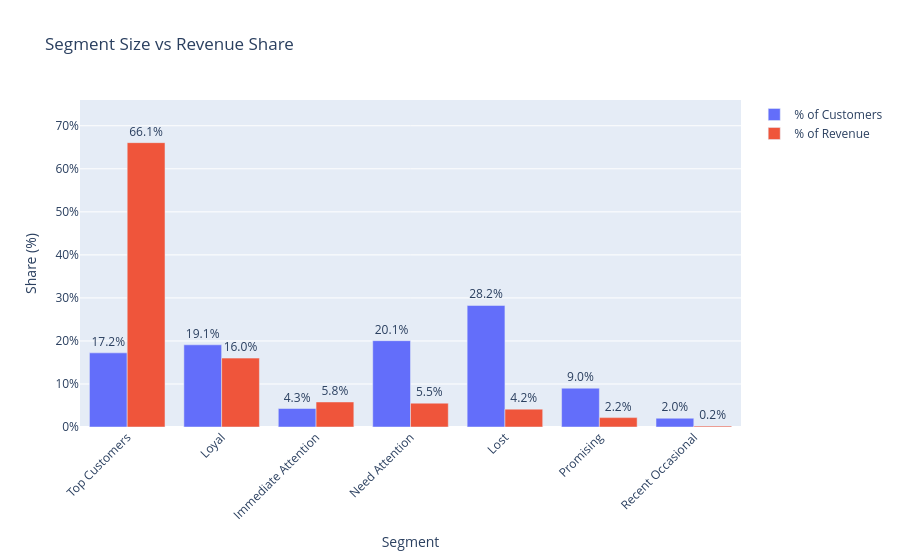

Here is the notebook cell this chart was saved with:
### Code cell
metric_labels = {
    "pct_of_customers": "% of Customers",
    "pct_of_revenue": "% of Revenue",
}
business_summary_melt["metric"] = business_summary_melt["metric"].map(metric_labels)

fig = px.bar(
    business_summary_melt,
    x="segment",
    y="percentage",
    color="metric",
    barmode="group",
    category_orders={"segment": business_summary_sorted["segment"].tolist()},
    labels={
        "segment": "Segment",
        "percentage": "Share (%)",
        "metric": "Metric",
    },
    title="Segment Size vs Revenue Share",
)
max_val = business_summary_melt["percentage"].max()
fig.update_traces(texttemplate="%{y:.1f}%", textposition="outside")
fig.update_layout(
    xaxis_tickangle=-45,
    legend_title_text="",
    yaxis_ticksuffix="%",
    yaxis_range=[0, max_val * 1.15],
    uniformtext_minsize=8,
    uniformtext_mode="hide",
)

fig.show()

### Figure 1 — Plotly figure (JSON) as saved in the notebook; plotly's stock layout.template omitted (floating-point values rounded to 4 significant figures)
{"data": [{"alignmentgroup": "True", "hovertemplate": "Metric=% of Customers<br>Segment=%{x}<br>Share (%)=%{y}<extra></extra>", "legendgroup": "% of Customers", "marker": {"color": "#636efa", "pattern": {"shape": ""}}, "name": "% of Customers", "offsetgroup": "% of Customers", "orientation": "v", "showlegend": true, "textposition": "outside", "texttemplate": "%{y:.1f}%", "type": "bar", "x": ["Top Customers", "Loyal", "Immediate Attention", "Need Attention", "Lost", "Promising", "Recent Occasional"], "xaxis": "x", "y": [17.23, 19.1, 4.3, 20.06, 28.24, 9.02, 2.04], "yaxis": "y"}, {"alignmentgroup": "True", "hovertemplate": "Metric=% of Revenue<br>Segment=%{x}<br>Share (%)=%{y}<extra></extra>", "legendgroup": "% of Revenue", "marker": {"color": "#EF553B", "pattern": {"shape": ""}}, "name": "% of Revenue", "offsetgroup": "% of Revenue", "orientation": "v", "showlegend": true, "textposition": "outside", "texttemplate": "%{y:.1f}%", "type": "bar", "x": ["Top Customers", "Loyal", "Immediate Attention", "Need Attention", "Lost", "Promising", "Recent Occasional"], "xaxis": "x", "y": [66.08, 16.01, 5.82, 5.54, 4.15, 2.18, 0.21], "yaxis": "y"}], "layout": {"barmode": "group", "legend": {"title": {"text": ""}, "tracegroupgap": 0}, "title": {"text": "Segment Size vs Revenue Share"}, "uniformtext": {"minsize": 8, "mode": "hide"}, "xaxis": {"anchor": "y", "categoryarray": ["Top Customers", "Loyal", "Immediate Attention", "Need Attention", "Lost", "Promising", "Recent Occasional"], "categoryorder": "array", "domain": [0, 1], "tickangle": -45, "title": {"text": "Segment"}}, "yaxis": {"anchor": "x", "domain": [0, 1], "range": [0, 75.99], "ticksuffix": "%", "title": {"text": "Share (%)"}}}}
